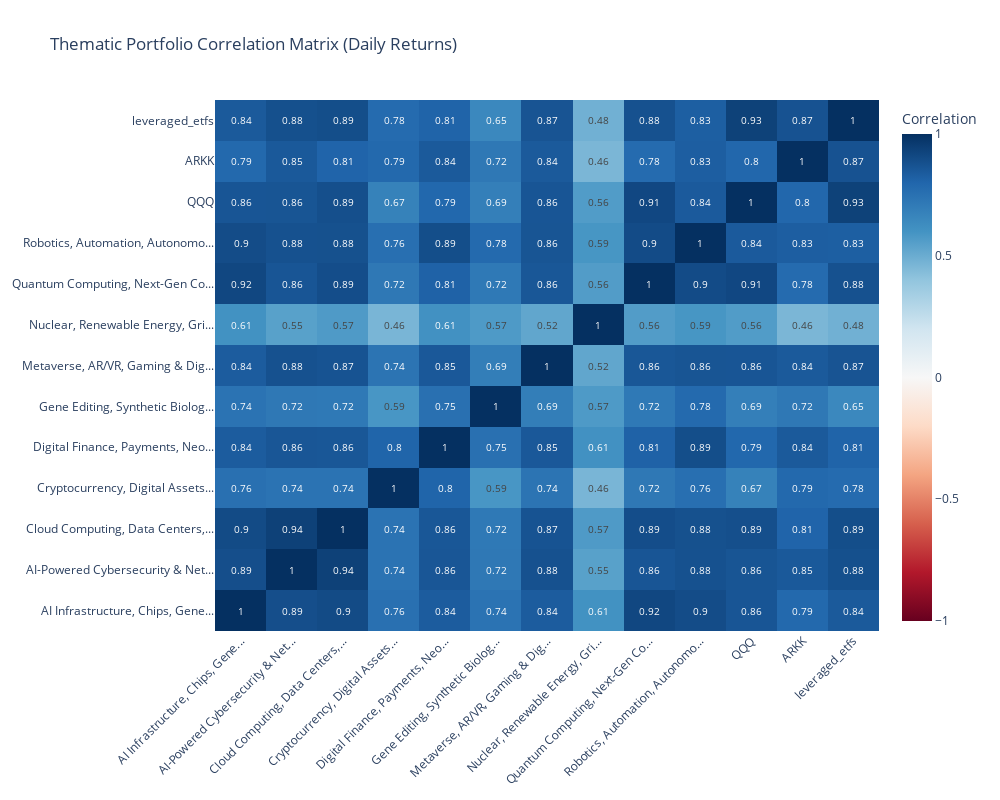

Here is the notebook cell this chart was saved with:
### Code cell
fig3 = create_theme_correlation_heatmap(theme2OHLC)
fig3.show()

### Figure 1 — Plotly figure (JSON) as saved in the notebook; plotly's stock layout.template omitted (floating-point values rounded to 4 significant figures; data arrays with more than 128 entries replaced by an {"elided": "..."} marker saying what was removed)
{"data": [{"colorbar": {"title": {"text": "Correlation"}}, "colorscale": [[0, "rgb(103,0,31)"], [0.1, "rgb(178,24,43)"], [0.2, "rgb(214,96,77)"], [0.3, "rgb(244,165,130)"], [0.4, "rgb(253,219,199)"], [0.5, "rgb(247,247,247)"], [0.6, "rgb(209,229,240)"], [0.7, "rgb(146,197,222)"], [0.8, "rgb(67,147,195)"], [0.9, "rgb(33,102,172)"], [1, "rgb(5,48,97)"]], "text": {"elided": "13x13 float values"}, "textfont": {"size": 10}, "texttemplate": "%{text}", "type": "heatmap", "x": ["AI Infrastructure, Chips, Gene...", "AI-Powered Cybersecurity & Net...", "Cloud Computing, Data Centers,...", "Cryptocurrency, Digital Assets...", "Digital Finance, Payments, Neo...", "Gene Editing, Synthetic Biolog...", "Metaverse, AR/VR, Gaming & Dig...", "Nuclear, Renewable Energy, Gri...", "Quantum Computing, Next-Gen Co...", "Robotics, Automation, Autonomo...", "QQQ", "ARKK", "leveraged_etfs"], "y": ["AI Infrastructure, Chips, Gene...", "AI-Powered Cybersecurity & Net...", "Cloud Computing, Data Centers,...", "Cryptocurrency, Digital Assets...", "Digital Finance, Payments, Neo...", "Gene Editing, Synthetic Biolog...", "Metaverse, AR/VR, Gaming & Dig...", "Nuclear, Renewable Energy, Gri...", "Quantum Computing, Next-Gen Co...", "Robotics, Automation, Autonomo...", "QQQ", "ARKK", "leveraged_etfs"], "z": {"elided": "13x13 float values"}, "zmid": 0}], "layout": {"height": 800, "title": {"text": "Thematic Portfolio Correlation Matrix (Daily Returns)"}, "width": 1000, "xaxis": {"tickangle": -45}}}
